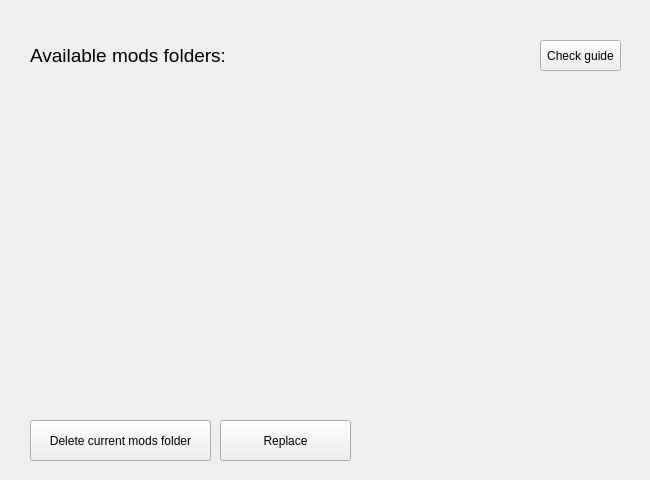
<?xml version="1.0" encoding="UTF-8"?>
<ui version="4.0">
 <class>MainWindow</class>
 <widget class="QMainWindow" name="MainWindow">
  <property name="geometry">
   <rect>
    <x>0</x>
    <y>0</y>
    <width>650</width>
    <height>480</height>
   </rect>
  </property>
  <property name="minimumSize">
   <size>
    <width>650</width>
    <height>480</height>
   </size>
  </property>
  <property name="maximumSize">
   <size>
    <width>650</width>
    <height>480</height>
   </size>
  </property>
  <property name="windowTitle">
   <string>ModSwap</string>
  </property>
  <widget class="QWidget" name="centralwidget">
   <widget class="QPushButton" name="delete_actual_mods_button">
    <property name="geometry">
     <rect>
      <x>30</x>
      <y>420</y>
      <width>181</width>
      <height>41</height>
     </rect>
    </property>
    <property name="text">
     <string>Delete current mods folder</string>
    </property>
   </widget>
   <widget class="QLabel" name="available_mods_label">
    <property name="geometry">
     <rect>
      <x>30</x>
      <y>40</y>
      <width>231</width>
      <height>31</height>
     </rect>
    </property>
    <property name="font">
     <font>
      <family>Microsoft Sans Serif</family>
      <pointsize>14</pointsize>
     </font>
    </property>
    <property name="text">
     <string>Available mods folders:</string>
    </property>
   </widget>
   <widget class="QLabel" name="status_text">
    <property name="geometry">
     <rect>
      <x>400</x>
      <y>420</y>
      <width>231</width>
      <height>41</height>
     </rect>
    </property>
    <property name="font">
     <font>
      <family>Microsoft Sans Serif</family>
      <pointsize>12</pointsize>
     </font>
    </property>
    <property name="text">
     <string/>
    </property>
   </widget>
   <widget class="QWidget" name="verticalLayoutWidget">
    <property name="geometry">
     <rect>
      <x>30</x>
      <y>90</y>
      <width>241</width>
      <height>131</height>
     </rect>
    </property>
    <layout class="QVBoxLayout" name="folders_list">
     <property name="leftMargin">
      <number>0</number>
     </property>
    </layout>
   </widget>
   <widget class="QPushButton" name="swap_button">
    <property name="geometry">
     <rect>
      <x>220</x>
      <y>420</y>
      <width>131</width>
      <height>41</height>
     </rect>
    </property>
    <property name="text">
     <string>Replace</string>
    </property>
   </widget>
   <widget class="QPushButton" name="guide_button">
    <property name="geometry">
     <rect>
      <x>540</x>
      <y>40</y>
      <width>81</width>
      <height>31</height>
     </rect>
    </property>
    <property name="text">
     <string>Check guide</string>
    </property>
   </widget>
  </widget>
 </widget>
 <resources/>
 <connections/>
</ui>
